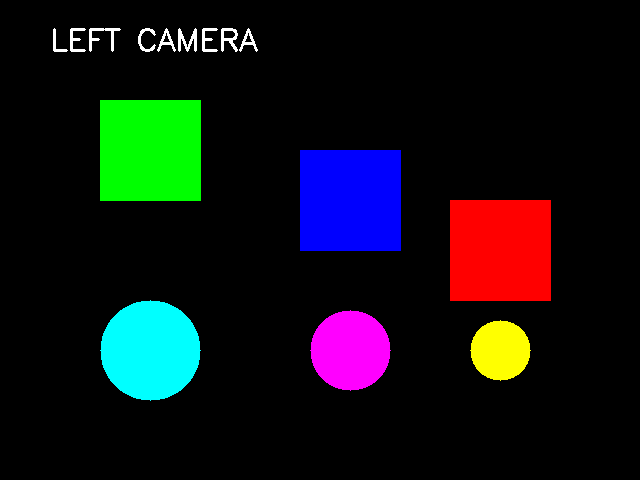
#> input picture data/left.png, 640 x 480 px
$ python stereo_demo.py   (older library calls are emulated)
#> lines starting #> are read from the running program, lines starting #| are printed output that depends on the picture
### core/camera_params.py
# -*-coding: utf-8 -*-
import cv2
import numpy as np


def get_stereo_coefficients(stereo_file):
    """
    读取双目相机标定参数
    :param stereo_file: 双目标定参数文件路径
    :return: 双目相机参数字典
    """
    # 读取双目标定参数
    fs = cv2.FileStorage(stereo_file, cv2.FILE_STORAGE_READ)

    # 基本参数
    size = tuple(fs.getNode("size").mat().astype(int).flatten())
    K1 = fs.getNode("K1").mat()
    D1 = fs.getNode("D1").mat()
    K2 = fs.getNode("K2").mat()
    D2 = fs.getNode("D2").mat()
    R = fs.getNode("R").mat()
    T = fs.getNode("T").mat()
    E = fs.getNode("E").mat()
    F = fs.getNode("F").mat()

    # 校正参数
    R1 = fs.getNode("R1").mat()
    R2 = fs.getNode("R2").mat()
    P1 = fs.getNode("P1").mat()
    P2 = fs.getNode("P2").mat()
    Q = fs.getNode("Q").mat()

    # 映射矩阵
    left_map_x = fs.getNode("left_map_x").mat()
    left_map_y = fs.getNode("left_map_y").mat()
    right_map_x = fs.getNode("right_map_x").mat()
    right_map_y = fs.getNode("right_map_y").mat()

    fs.release()

    camera_config = {
        "size": size,
        "K1": K1, "D1": D1, "K2": K2, "D2": D2,
        "R": R, "T": T, "E": E, "F": F,
        "R1": R1, "R2": R2, "P1": P1, "P2": P2, "Q": Q,
        "left_map_x": left_map_x, "left_map_y": left_map_y,
        "right_map_x": right_map_x, "right_map_y": right_map_y
    }

    return camera_config


# [60 lines left out: functions get_rectify_transform, save_camera_params, load_camera_params, not called in this run]

### stereo_demo.py
# -*-coding: utf-8 -*-
"""
双目三维重建系统完整演示
包含双目标定、立体校正、视差计算、深度估计等功能
"""
import os
import cv2
import numpy as np
import matplotlib.pyplot as plt
from core import camera_params, stereo_matcher


class StereoVisionDemo:
    """双目视觉演示系统"""

    def __init__(self, config_file="configs/stereo_cam.yml"):
        """
        初始化双目视觉系统
        :param config_file: 双目相机配置文件路径
        """
        self.config_file = config_file
        self.camera_config = None

        # 如果配置文件存在，加载配置
        if os.path.exists(config_file):
            try:
                self.camera_config = camera_params.get_stereo_coefficients(config_file)
                print("✓ 双目相机配置加载成功")
            except Exception as e:
                print(f"⚠ 配置文件加载失败: {e}")
                self.create_default_config()
        else:
            print("⚠ 配置文件不存在，创建默认配置")
            self.create_default_config()

    def create_default_config(self):
        """创建默认的双目相机配置"""
        # 创建默认的相机参数
        image_size = (640, 480)

        # 左相机内参
        K1 = np.array([[535.91, 0, 342.28],
                       [0, 535.91, 235.05],
                       [0, 0, 1]], dtype=np.float64)

        # 右相机内参
        K2 = np.array([[535.91, 0, 342.28],
                       [0, 535.91, 235.05],
                       [0, 0, 1]], dtype=np.float64)

        # 畸变系数
        D1 = np.array([0.1, -0.2, 0, 0, 0], dtype=np.float64)
        D2 = np.array([0.1, -0.2, 0, 0, 0], dtype=np.float64)

        # 旋转和平移
        R = np.eye(3, dtype=np.float64)
        T = np.array([-60.0, 0, 0], dtype=np.float64)  # 基线60mm

        # 计算立体校正参数
        R1, R2, P1, P2, Q, roi1, roi2 = cv2.stereoRectify(
            K1, D1, K2, D2, image_size, R, T,
            flags=cv2.CALIB_ZERO_DISPARITY, alpha=0
        )

        # 计算重映射矩阵
        left_map_x, left_map_y = cv2.initUndistortRectifyMap(
            K1, D1, R1, P1, image_size, cv2.CV_32FC1
        )
        right_map_x, right_map_y = cv2.initUndistortRectifyMap(
            K2, D2, R2, P2, image_size, cv2.CV_32FC1
        )

        self.camera_config = {
            'size': image_size,
            'K1': K1, 'D1': D1,
            'K2': K2, 'D2': D2,
            'R': R, 'T': T,
            'R1': R1, 'R2': R2,
            'P1': P1, 'P2': P2,
            'Q': Q,
            'left_map_x': left_map_x, 'left_map_y': left_map_y,
            'right_map_x': right_map_x, 'right_map_y': right_map_y
        }

        print("✓ 默认双目相机配置创建成功")

    def rectify_images(self, left_img, right_img):
        """
        立体校正
        :param left_img: 左图像
        :param right_img: 右图像
        :return: 校正后的左右图像
        """
        left_map_x = self.camera_config['left_map_x']
        left_map_y = self.camera_config['left_map_y']
        right_map_x = self.camera_config['right_map_x']
        right_map_y = self.camera_config['right_map_y']

        rectified_left = cv2.remap(left_img, left_map_x, left_map_y,
                                   cv2.INTER_LINEAR, borderValue=cv2.BORDER_CONSTANT)
        rectified_right = cv2.remap(right_img, right_map_x, right_map_y,
                                    cv2.INTER_LINEAR, borderValue=cv2.BORDER_CONSTANT)

        return rectified_left, rectified_right

    def compute_disparity(self, left_img, right_img, use_filter=True):
        """
        计算视差图
        :param left_img: 左图像（灰度）
        :param right_img: 右图像（灰度）
        :param use_filter: 是否使用WLS滤波
        :return: 视差图
        """
        return stereo_matcher.get_filter_disparity(left_img, right_img, use_wls=use_filter)

    # [60 lines left out: functions compute_depth, compute_3d_points, visualize_results, not called in this run]

    def process_stereo_pair(self, left_path, right_path):
        """
        处理双目图像对
        :param left_path: 左图像路径
        :param right_path: 右图像路径
        """
        print(f"处理双目图像对: {left_path}, {right_path}")

        # 读取图像
        left_img = cv2.imread(left_path)
        right_img = cv2.imread(right_path)

        if left_img is None or right_img is None:
            print("❌ 图像读取失败")
            return

        print(f"✓ 图像尺寸: {left_img.shape}")

        # 立体校正
        print("🔄 执行立体校正...")
        rectified_left, rectified_right = self.rectify_images(left_img, right_img)

        # 转换为灰度图
        gray_left = cv2.cvtColor(rectified_left, cv2.COLOR_BGR2GRAY)
        gray_right = cv2.cvtColor(rectified_right, cv2.COLOR_BGR2GRAY)

        # 计算视差
        print("🔄 计算视差图...")
        disparity = self.compute_disparity(gray_left, gray_right, use_filter=True)

        # 计算深度
        print("🔄 计算深度图...")
        depth = self.compute_depth(disparity)

        # 计算3D点云
        print("🔄 计算3D点云...")
        points_3d = self.compute_3d_points(disparity)

        # 可视化结果
        print("🔄 生成可视化结果...")
        self.visualize_results(rectified_left, rectified_right, disparity, depth)

        # 输出统计信息
        valid_disparity = disparity[disparity > 0]
        valid_depth = depth[depth > 0]

        print("\n📊 处理结果统计:")
        print(f"   有效视差点数: {len(valid_disparity)}")
        print(f"   视差范围: {valid_disparity.min():.1f} - {valid_disparity.max():.1f}")
        print(f"   深度范围: {valid_depth.min():.1f} - {valid_depth.max():.1f} mm")
        print(f"   平均深度: {valid_depth.mean():.1f} mm")

        return {
            'rectified_left': rectified_left,
            'rectified_right': rectified_right,
            'disparity': disparity,
            'depth': depth,
            'points_3d': points_3d
        }

    def demo_calibration_process(self):
        """演示标定过程"""
        print("\n🎯 双目相机标定演示")
        print("=" * 50)

        # 显示标定步骤
        steps = [
            "1. 准备标定板（棋盘格）",
            "2. 采集左右相机图像对",
            "3. 检测棋盘格角点",
            "4. 单目相机标定",
            "5. 双目相机标定",
            "6. 立体校正参数计算"
        ]

        for step in steps:
            print(f"   {step}")

        print("\n✓ 当前系统已完成标定，可直接进行三维重建")

    # [27 lines left out: function demo_measurement, not called in this run]


def main():
    """主函数"""
    print("🚀 双目三维重建系统演示")
    print("=" * 60)

    # 创建演示系统
    demo = StereoVisionDemo()

    # 演示标定过程
    demo.demo_calibration_process()

    # 检查演示图像
    left_path = "data/left.png"
    right_path = "data/right.png"

    if os.path.exists(left_path) and os.path.exists(right_path):
        print(f"\n🖼️ 使用演示图像: {left_path}, {right_path}")

        # 处理双目图像对
        result = demo.process_stereo_pair(left_path, right_path)
#> in process_stereo_pair, left_img is the input picture: shape (480, 640, 3); mean B, G, R 20.4, 18.6, 16.3
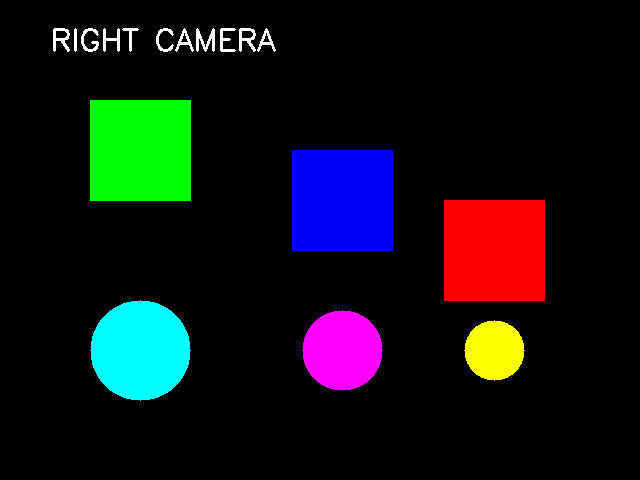
#> input picture data/right.png, 640 x 480 px
#> in process_stereo_pair, right_img is the input picture: shape (480, 640, 3); mean B, G, R 20.6, 18.8, 16.4
#| ✓ 图像尺寸: (480, 640, 3)
#> in rectify_images, `rectified_left = cv2.remap(left_img, left_map_x, left_map_y, cv2.INTER..`:
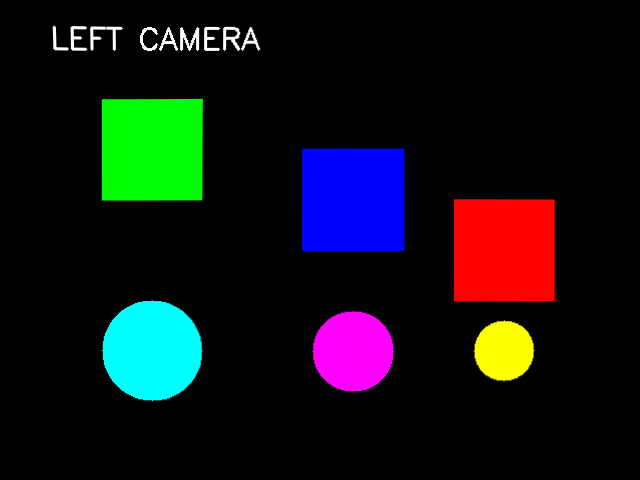
#> rectified_left: shape (480, 640, 3); mean B, G, R 20.8, 18.6, 16.4
#> in rectify_images, `rectified_right = cv2.remap(right_img, right_map_x, right_map_y, cv2.I..`:
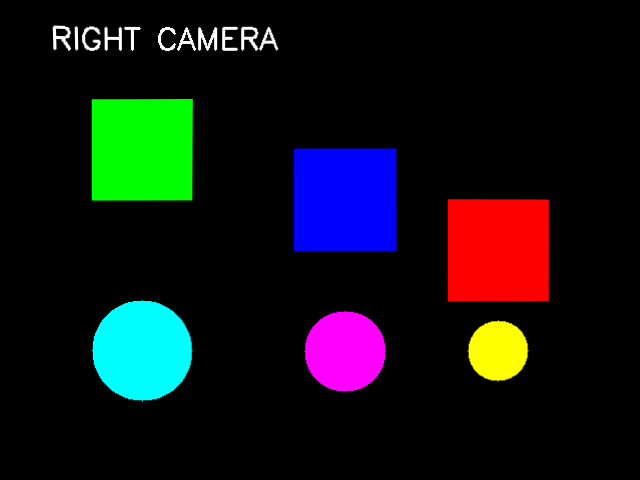
#> rectified_right: shape (480, 640, 3); mean B, G, R 20.9, 18.8, 16.6
#> in process_stereo_pair, `gray_left = cv2.cvtColor(rectified_left, cv2.COLOR_BGR2GRAY)`:
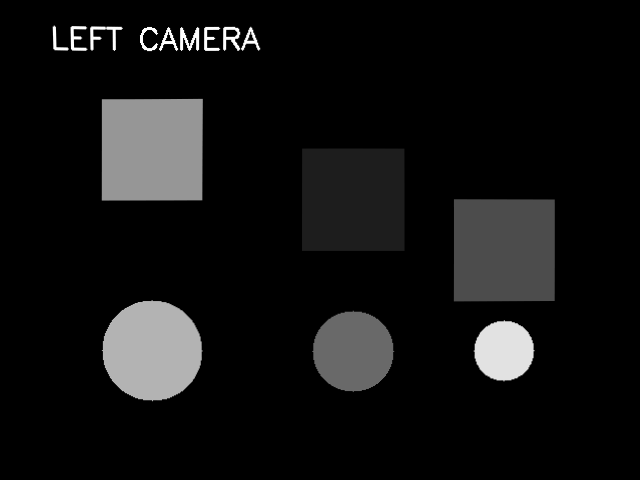
#> gray_left: shape (480, 640); min 0, max 255, mean 18.2
#> in process_stereo_pair, `gray_right = cv2.cvtColor(rectified_right, cv2.COLOR_BGR2GRAY)`:
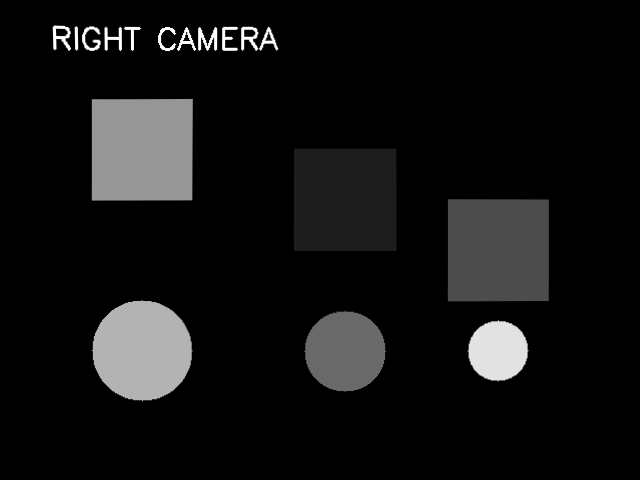
#> gray_right: shape (480, 640); min 0, max 255, mean 18.4

        # 演示测距功能
        demo.demo_measurement(left_path, right_path)

    else:
        print("❌ 演示图像不存在，请先运行 generate_demo_images.py")

    print("\n🎉 演示完成！")
    print("💡 提示: 运行 python web_demo.py 启动Web界面进行交互式体验")


if __name__ == "__main__":
    main()
#> (the call stopped at in compute_disparity, `return stereo_matcher.get_filter_disparity(left_img, right_img, use_wl..`: core is not available in this run)
